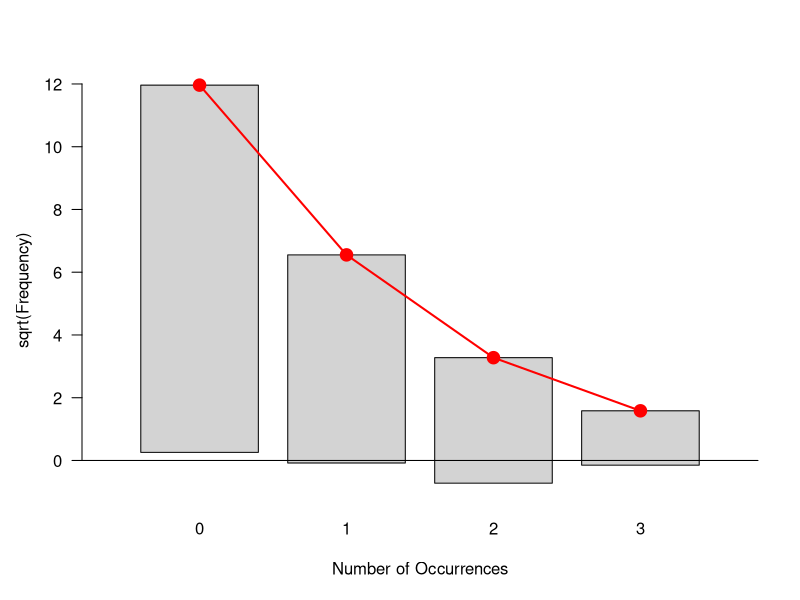
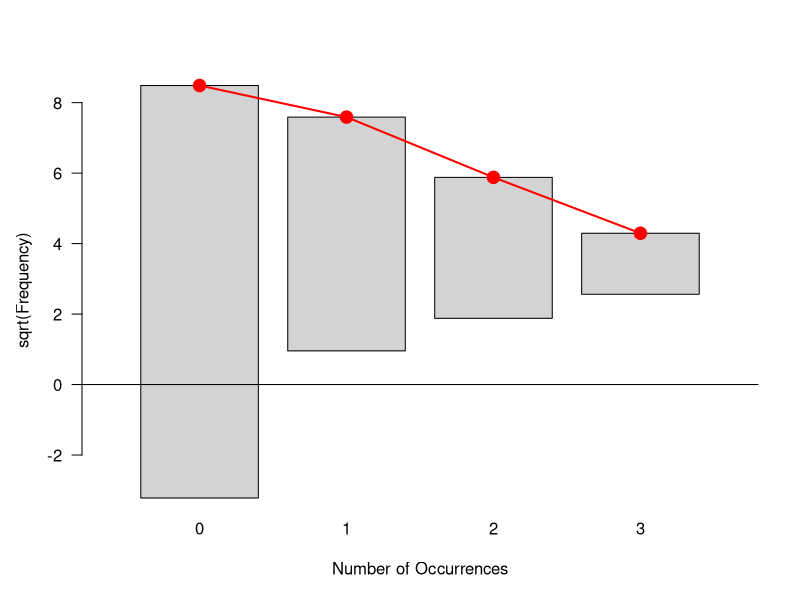
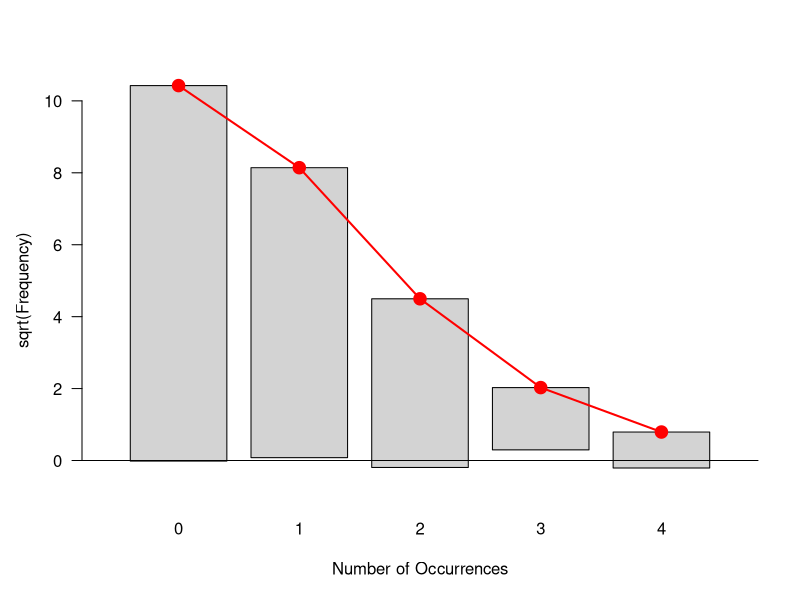
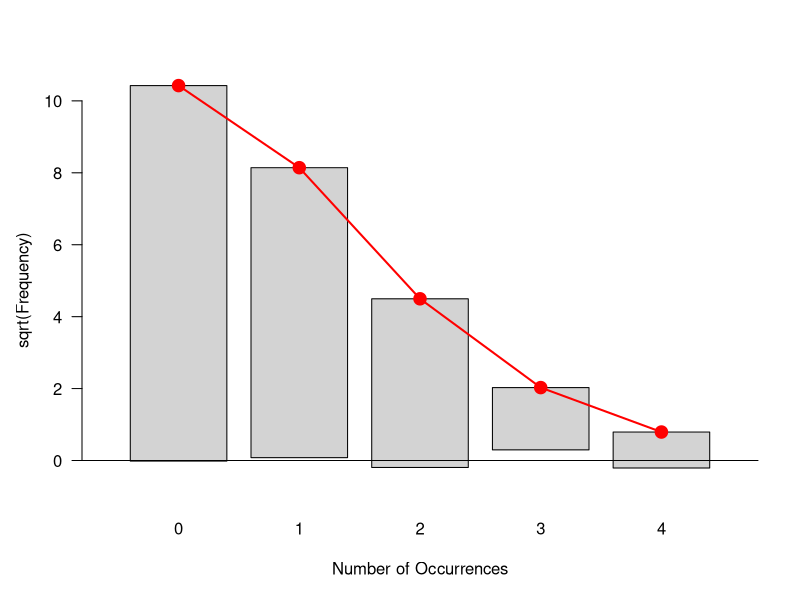
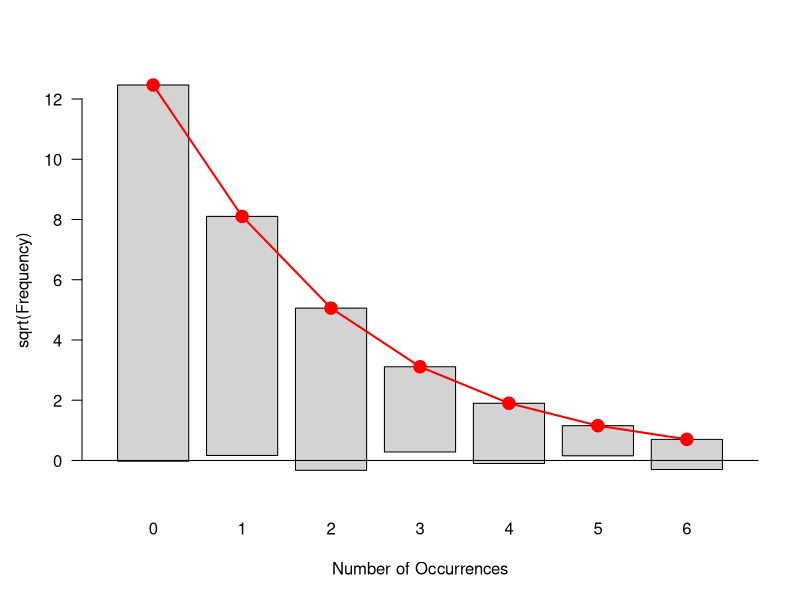
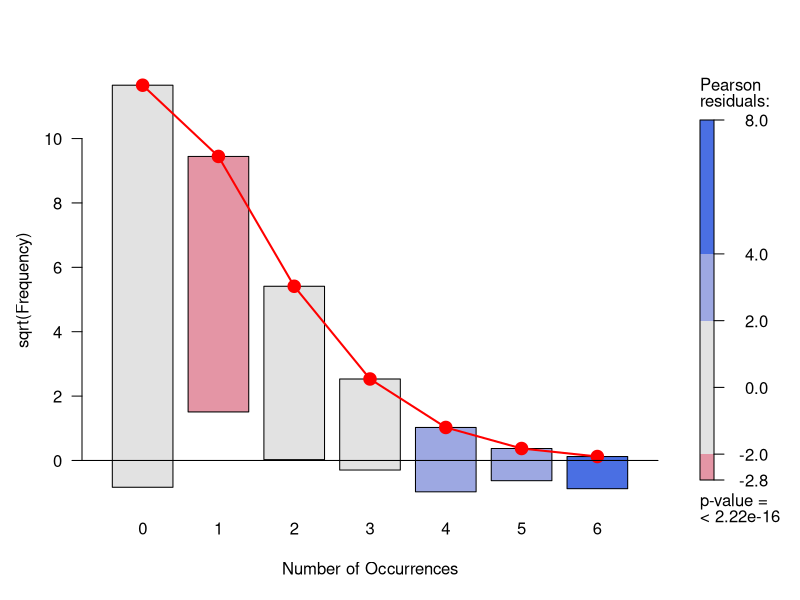

Write the R code that produced these figures, in order.
library(vcd)


### Name: rootogram
### Title: Rootograms
### Aliases: rootogram rootogram.default rootogram.goodfit
### Keywords: hplot

### ** Examples

## Simulated data examples:
dummy <- rnbinom(200, size = 1.5, prob = 0.8)
observed <- table(dummy)
fitted1 <- dnbinom(as.numeric(names(observed)),
                   size = 1.5, prob = 0.8) * sum(observed)
fitted2 <- dnbinom(as.numeric(names(observed)),
                   size = 2, prob = 0.6) * sum(observed)
rootogram(observed, fitted1)
rootogram(observed, fitted2)

## Real data examples:
data("HorseKicks")
HK.fit <- goodfit(HorseKicks)
summary(HK.fit)
plot(HK.fit)
## or equivalently
rootogram(HK.fit)

data("Federalist")
F.fit <- goodfit(Federalist, type = "nbinomial")
summary(F.fit)
plot(F.fit)

## (Pearson) residual-based shading
data("Federalist")
Fed_fit0 <- goodfit(Federalist, type = "poisson")
plot(Fed_fit0, shade = TRUE)
